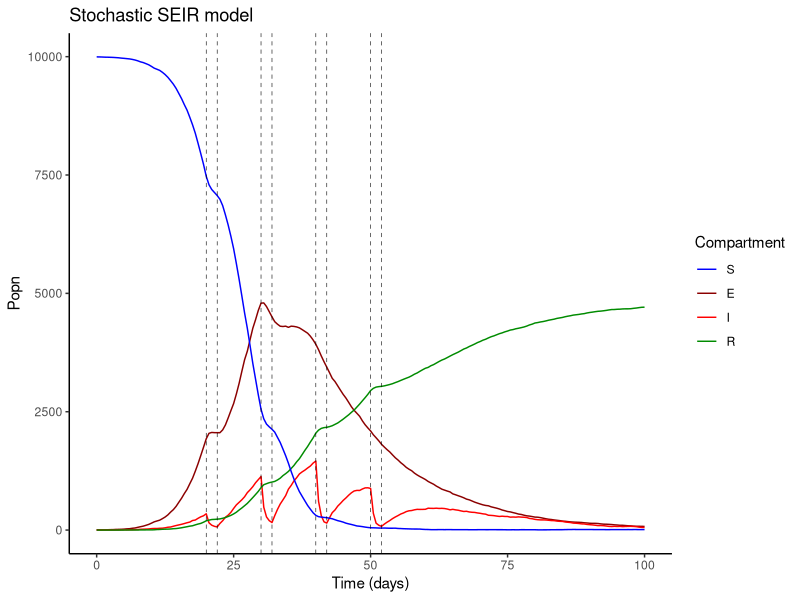

Write the R code that produced this figure.
library(tidyverse)

# Set up ----

## Population ----

N0 <- 1e4L # Initial population size
E0 <- 5L   # Initial number of exposed
X0 <- list(
    S = N0 - E0, # Susceptible
    E = E0,      # Exposed
    I = 0L,      # Infectious
    R = 0L       # Exposed
)

# Population is sampled at these times
times <- seq(0, 100, by = 0.5)

## Model parameters ----
pars <- list(
    beta = 2.0,     # infection coefficient
    eta = 1/14,     # incubation period (~ 14 days)
    gamma = 1/7,    # recovery rate (~ 7 days)
    N0 = N0,        # population equilibrium size
    mu = 0.1 / 365, # growth and mortality rate (~ 10 years)
    nu = 0.1 / 14,  # disease induced mortality (~ 10% case fatality)
    c = 2,          # culling rate of infectious (2 / day)
    # times of culling (in pairs)
    culls = c(20, 22,
              30, 32,
              40, 42,
              50, 52)
)

# Main function ----

stoch_seir <- function(X0, times, pars) {
    # Stochastic SEIR model with demography and time dependent parameter
    # using Gillespie SSA algorithm
    
    compartments <- names(X0)
    
    # Storing all the population data in a matrix is very efficient, can convert
    # to data.frame or tibble later
    X <- matrix(NA_integer_,
                nrow = length(times),
                ncol = length(compartments),
                dimnames = list(NULL, compartments))
    
    ## Matrix of events ----
    event_mat <- matrix(
        #  S   E   I   R
        c(+1, +0, +0, +0, # birth
          -1, +0, +0, +0, # death_S
          +0, -1, +0, +0, # death_E
          +0, +0, -1, +0, # death_I
          +0, +0, +0, -1, # death_R
          -1, +1, +0, +0, # infection S -> E
          +0, -1, +1, +0, # incubation E -> I
          +0, +0, -1, +1  # recovery I -> R
        ) |> as.integer(),
        byrow = TRUE,
        ncol = length(compartments),
        dimnames = list(c("birth", "death_S", "death_E", "death_I", "death_R",
                          "infection", "incubation", "recovery"),
                        compartments))
    
    # Meta variables
    x <- unlist(X0)
    t <- times[[1]]
    t_end <- last(times)
    
    X[1L, compartments] <- x
    rec <- 2L
    
    # Main loop ----
    
    while (TRUE) {
        ## Calculate event rates ----
        event_rates <- with(c(as.list(x), pars), {
            N <- sum(x)
            
            # Culling of infectives at c/day when t in a culling interval
            c1 <- t >= culls[c(TRUE, FALSE)]
            c2 <- t <  culls[c(FALSE, TRUE)]
            ct <- if (any(c1 & c2)) c else 0
            
            c(birth   = mu * N * (1 - N / N0),
              death_S = mu * S,
              death_E = mu * E,
              death_I = (mu + nu + ct) * I,
              death_R = mu * R,
              # Mind the divide by 0 case when N == 0
              infection  = if (N == 0) 0 else beta * S * I / N,
              incubation = eta * E,
              recovery   = gamma * I)
        })
        
        ## Check for negative event rates ----
        if (any(event_rates < 0)) {
            print(event_rates)
            stop("Negative event detected!")
        }
        
        ## Calculate dx/dt ----
        # In case we implement the tau leaping algorithm
        # dX <- with(as.list(event_rates),
        #            c(dS = + birth - death_S - infection,
        #              dE = - death_E + infection - incubation,
        #              dI = - death_I + incubation - recovery,
        #              dR = - death_R + recovery))
        
        ## Calculate dt and select random event ----
        total_event_rate <- sum(event_rates)
        dt <- if (total_event_rate > 0) {
            rexp(1, rate = total_event_rate)
        } else {
            t_end
        }
        event <- sample(names(event_rates), 1L,
                        prob = event_rates)
        
        ## Update model ----
        x <- x + event_mat[event, ]
        t <- t + dt
        
        ## Record data ----
        while (rec <= length(times) && t > times[rec]) {
            X[rec, ] <- x
            rec <- rec + 1L
        }
        
        # Test for end of simulation
        if (t > t_end) break
    }
    
    # Combine times and compartments into data.frame (remove # for tibble)
    data.frame(time = times, X) # |> tibble()
}

# Run simulation ----
X <- stoch_seir(X0, times, pars)

# In case we want to add N
# X <- bind_cols(X, X |> rowwise() |> summarise(N = sum(c_across(is.integer))))


# Plot ----

# Need long format for ggplot
X1 <- pivot_longer(X, cols = -time, names_to = "compartment")

plt <- ggplot(X1,
              aes(time, value, colour = compartment)) +
    geom_line() +
    geom_vline(xintercept = pars$culls,
               linetype = "dashed",
               linewidth = 0.2) +
    scale_colour_manual("Compartment",
                        breaks = c("S", "E", "I", "R"),
                        values = c("blue", "red4", "red", "green4")) +
    labs(x = "Time (days)",
         y = "Popn",
         colour = "Compartment",
         title = "Stochastic SEIR model") +
    theme_classic()

print(plt)
